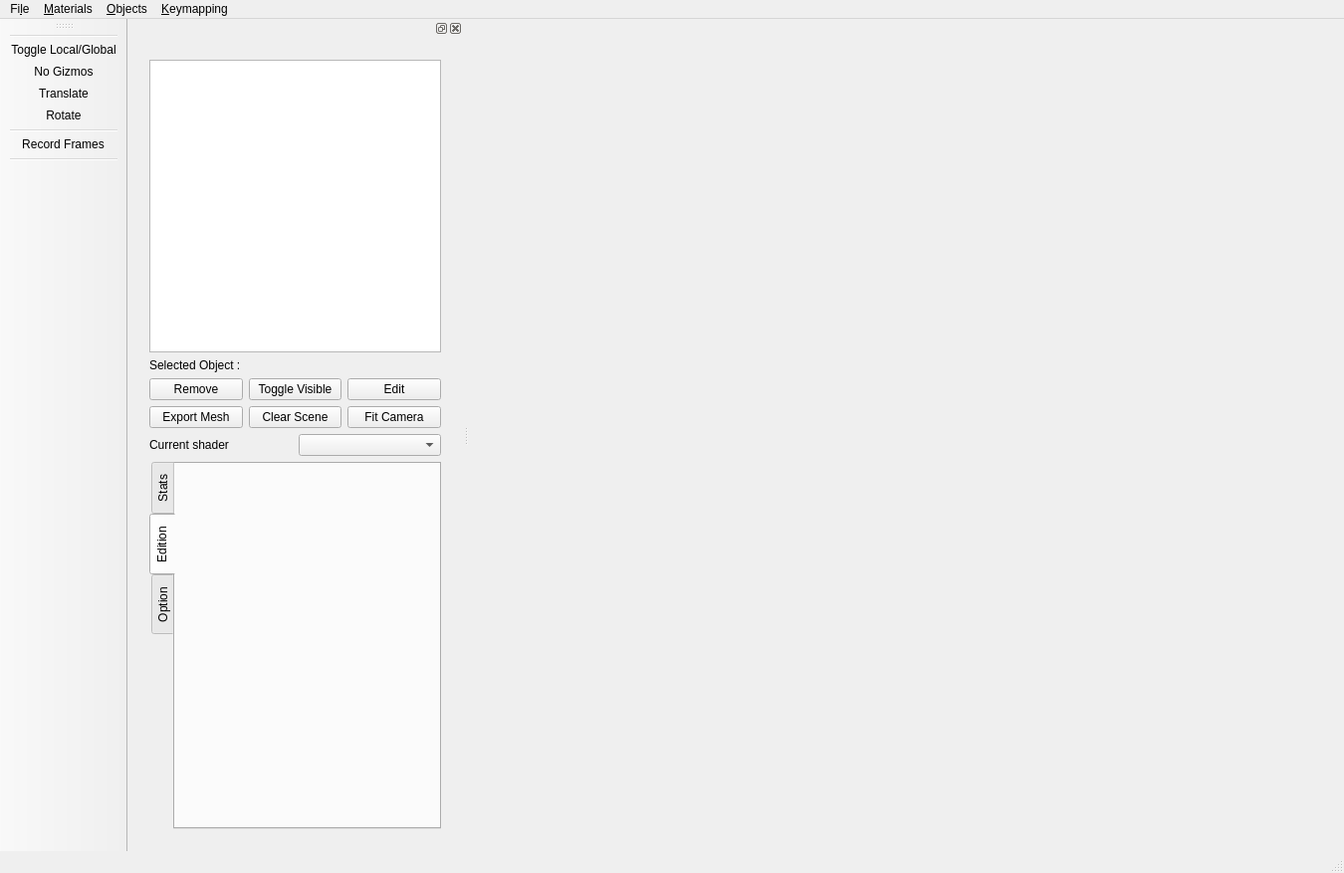
<?xml version="1.0" encoding="UTF-8"?>
<ui version="4.0">
 <class>MainWindow</class>
 <widget class="QMainWindow" name="MainWindow">
  <property name="geometry">
   <rect>
    <x>0</x>
    <y>0</y>
    <width>1350</width>
    <height>877</height>
   </rect>
  </property>
  <property name="sizePolicy">
   <sizepolicy hsizetype="Preferred" vsizetype="Preferred">
    <horstretch>0</horstretch>
    <verstretch>0</verstretch>
   </sizepolicy>
  </property>
  <property name="windowTitle">
   <string>MainWindow</string>
  </property>
  <widget class="QWidget" name="m_centralWidget"/>
  <widget class="QStatusBar" name="_statusBar"/>
  <widget class="QMenuBar" name="menuBar">
   <property name="geometry">
    <rect>
     <x>0</x>
     <y>0</y>
     <width>1350</width>
     <height>28</height>
    </rect>
   </property>
   <widget class="QMenu" name="menuFILE">
    <property name="title">
     <string>Fi&amp;le</string>
    </property>
    <addaction name="actionOpenMesh"/>
    <addaction name="separator"/>
    <addaction name="actionExit"/>
   </widget>
   <widget class="QMenu" name="menuMisc">
    <property name="title">
     <string>&amp;Materials</string>
    </property>
    <addaction name="actionReload_Shaders"/>
    <addaction name="actionOpen_Material_Editor"/>
   </widget>
   <widget class="QMenu" name="menuKeymapping">
    <property name="title">
     <string>&amp;Keymapping</string>
    </property>
    <addaction name="actionReload_configuration"/>
    <addaction name="separator"/>
    <addaction name="actionLoad_configuration_file"/>
    <addaction name="separator"/>
    <addaction name="actionEdit_keymap"/>
   </widget>
   <widget class="QMenu" name="menuLights">
    <property name="title">
     <string>&amp;Objects</string>
    </property>
    <addaction name="separator"/>
    <addaction name="actionLightCreator"/>
   </widget>
   <addaction name="menuFILE"/>
   <addaction name="menuMisc"/>
   <addaction name="menuLights"/>
   <addaction name="menuKeymapping"/>
  </widget>
  <widget class="QDockWidget" name="dockWidget">
   <attribute name="dockWidgetArea">
    <number>1</number>
   </attribute>
   <widget class="QWidget" name="dockWidgetContents">
    <layout class="QGridLayout" name="gridLayout">
     <item row="0" column="0">
      <widget class="QWidget" name="widget" native="true">
       <layout class="QVBoxLayout" name="verticalLayout_3">
        <item>
         <layout class="QGridLayout" name="gridLayout_5">
          <item row="0" column="0">
           <layout class="QVBoxLayout" name="verticalLayout_4">
            <item>
             <widget class="QTreeView" name="m_entitiesTreeView">
              <property name="minimumSize">
               <size>
                <width>0</width>
                <height>150</height>
               </size>
              </property>
              <property name="editTriggers">
               <set>QAbstractItemView::NoEditTriggers</set>
              </property>
              <property name="textElideMode">
               <enum>Qt::ElideRight</enum>
              </property>
             </widget>
            </item>
            <item>
             <layout class="QHBoxLayout" name="selectionLayout">
              <item>
               <widget class="QLabel" name="label_selected">
                <property name="text">
                 <string>Selected Object :</string>
                </property>
               </widget>
              </item>
              <item>
               <widget class="QLabel" name="m_selectedItemName">
                <property name="text">
                 <string/>
                </property>
               </widget>
              </item>
             </layout>
            </item>
            <item>
             <layout class="QGridLayout" name="gridLayout_4">
              <item row="0" column="2">
               <widget class="QPushButton" name="m_editRenderObjectButton">
                <property name="enabled">
                 <bool>true</bool>
                </property>
                <property name="text">
                 <string>Edit</string>
                </property>
               </widget>
              </item>
              <item row="0" column="1">
               <widget class="QPushButton" name="m_toggleRenderObjectButton">
                <property name="text">
                 <string>Toggle Visible</string>
                </property>
               </widget>
              </item>
              <item row="0" column="0">
               <widget class="QPushButton" name="m_removeEntityButton">
                <property name="text">
                 <string>Remove</string>
                </property>
               </widget>
              </item>
              <item row="1" column="0">
               <widget class="QPushButton" name="m_exportMeshButton">
                <property name="text">
                 <string>Export Mesh</string>
                </property>
               </widget>
              </item>
              <item row="1" column="1">
               <widget class="QPushButton" name="m_clearSceneButton">
                <property name="text">
                 <string>Clear Scene</string>
                </property>
               </widget>
              </item>
              <item row="1" column="2">
               <widget class="QPushButton" name="m_fitCameraButton">
                <property name="text">
                 <string>Fit Camera</string>
                </property>
               </widget>
              </item>
             </layout>
            </item>
           </layout>
          </item>
          <item row="1" column="0">
           <layout class="QHBoxLayout" name="shaderLayout">
            <item>
             <widget class="QLabel" name="label">
              <property name="text">
               <string>Current shader</string>
              </property>
             </widget>
            </item>
            <item>
             <widget class="QComboBox" name="m_currentShaderBox">
              <item>
               <property name="text">
                <string/>
               </property>
              </item>
              <item>
               <property name="text">
                <string>Plain</string>
               </property>
              </item>
              <item>
               <property name="text">
                <string>BlinnPhong</string>
               </property>
              </item>
              <item>
               <property name="text">
                <string>LinesGeom</string>
               </property>
              </item>
              <item>
               <property name="text">
                <string>Lines</string>
               </property>
              </item>
             </widget>
            </item>
           </layout>
          </item>
          <item row="2" column="0">
           <widget class="QTabWidget" name="toolBox">
            <property name="minimumSize">
             <size>
              <width>250</width>
              <height>0</height>
             </size>
            </property>
            <property name="maximumSize">
             <size>
              <width>16777215</width>
              <height>500</height>
             </size>
            </property>
            <property name="tabPosition">
             <enum>QTabWidget::West</enum>
            </property>
            <property name="currentIndex">
             <number>1</number>
            </property>
            <widget class="QWidget" name="tab_stats">
             <attribute name="title">
              <string>Stats</string>
             </attribute>
             <layout class="QVBoxLayout" name="verticalLayout_10">
              <item>
               <layout class="QFormLayout" name="formLayout_6">
                <item row="0" column="0">
                 <widget class="QLabel" name="label_23">
                  <property name="text">
                   <string>Frames averaging over count</string>
                  </property>
                 </widget>
                </item>
                <item row="0" column="1">
                 <widget class="QSpinBox" name="m_avgFramesCount">
                  <property name="minimum">
                   <number>1</number>
                  </property>
                  <property name="maximum">
                   <number>1000</number>
                  </property>
                  <property name="singleStep">
                   <number>10</number>
                  </property>
                  <property name="value">
                   <number>100</number>
                  </property>
                 </widget>
                </item>
               </layout>
              </item>
              <item>
               <widget class="QLabel" name="m_frameA2BLabel">
                <property name="text">
                 <string>Frames #a to #b stats :</string>
                </property>
               </widget>
              </item>
              <item>
               <widget class="QLabel" name="m_labelCount">
                <property name="text">
                 <string>Rendering #f faces and #v vertices</string>
                </property>
               </widget>
              </item>
              <item>
               <layout class="QGridLayout" name="gridLayout_6">
                <item row="2" column="0">
                 <widget class="QLabel" name="label_26">
                  <property name="text">
                   <string>Render</string>
                  </property>
                 </widget>
                </item>
                <item row="0" column="0">
                 <widget class="QLabel" name="label_25">
                  <property name="text">
                   <string/>
                  </property>
                 </widget>
                </item>
                <item row="3" column="0">
                 <widget class="QLabel" name="label_27">
                  <property name="text">
                   <string>Tasks</string>
                  </property>
                 </widget>
                </item>
                <item row="0" column="1">
                 <widget class="QLabel" name="label_29">
                  <property name="text">
                   <string>Average time (µs)</string>
                  </property>
                 </widget>
                </item>
                <item row="4" column="0">
                 <widget class="QLabel" name="label_28">
                  <property name="text">
                   <string>Frame</string>
                  </property>
                 </widget>
                </item>
                <item row="0" column="2">
                 <widget class="QLabel" name="label_30">
                  <property name="text">
                   <string>Updates / second</string>
                  </property>
                 </widget>
                </item>
                <item row="2" column="2">
                 <widget class="QLabel" name="m_renderUpdates">
                  <property name="text">
                   <string>render</string>
                  </property>
                  <property name="alignment">
                   <set>Qt::AlignRight|Qt::AlignTrailing|Qt::AlignVCenter</set>
                  </property>
                 </widget>
                </item>
                <item row="3" column="2">
                 <widget class="QLabel" name="m_tasksUpdates">
                  <property name="text">
                   <string>tasks</string>
                  </property>
                  <property name="alignment">
                   <set>Qt::AlignRight|Qt::AlignTrailing|Qt::AlignVCenter</set>
                  </property>
                 </widget>
                </item>
                <item row="4" column="2">
                 <widget class="QLabel" name="m_frameUpdates">
                  <property name="text">
                   <string>frame</string>
                  </property>
                  <property name="alignment">
                   <set>Qt::AlignRight|Qt::AlignTrailing|Qt::AlignVCenter</set>
                  </property>
                 </widget>
                </item>
                <item row="2" column="1">
                 <widget class="QLabel" name="m_renderTime">
                  <property name="text">
                   <string>render</string>
                  </property>
                  <property name="alignment">
                   <set>Qt::AlignRight|Qt::AlignTrailing|Qt::AlignVCenter</set>
                  </property>
                 </widget>
                </item>
                <item row="3" column="1">
                 <widget class="QLabel" name="m_tasksTime">
                  <property name="text">
                   <string>tasks</string>
                  </property>
                  <property name="alignment">
                   <set>Qt::AlignRight|Qt::AlignTrailing|Qt::AlignVCenter</set>
                  </property>
                 </widget>
                </item>
                <item row="4" column="1">
                 <widget class="QLabel" name="m_frameTime">
                  <property name="text">
                   <string>frame</string>
                  </property>
                  <property name="alignment">
                   <set>Qt::AlignRight|Qt::AlignTrailing|Qt::AlignVCenter</set>
                  </property>
                 </widget>
                </item>
                <item row="1" column="0">
                 <widget class="QLabel" name="label_4">
                  <property name="text">
                   <string>Events</string>
                  </property>
                 </widget>
                </item>
                <item row="1" column="1">
                 <widget class="QLabel" name="m_eventsTime">
                  <property name="text">
                   <string>events</string>
                  </property>
                  <property name="alignment">
                   <set>Qt::AlignRight|Qt::AlignTrailing|Qt::AlignVCenter</set>
                  </property>
                  <property name="events" stdset="0">
                   <string>render</string>
                  </property>
                 </widget>
                </item>
                <item row="1" column="2">
                 <widget class="QLabel" name="m_eventsUpdates">
                  <property name="text">
                   <string>events</string>
                  </property>
                  <property name="alignment">
                   <set>Qt::AlignRight|Qt::AlignTrailing|Qt::AlignVCenter</set>
                  </property>
                 </widget>
                </item>
               </layout>
              </item>
              <item>
               <layout class="QFormLayout" name="formLayout_7">
                <item row="1" column="0">
                 <widget class="QLabel" name="label_24">
                  <property name="text">
                   <string>Average framerate :</string>
                  </property>
                 </widget>
                </item>
                <item row="1" column="1">
                 <widget class="QLabel" name="m_avgFramerate">
                  <property name="text">
                   <string>fps</string>
                  </property>
                 </widget>
                </item>
               </layout>
              </item>
              <item>
               <layout class="QHBoxLayout" name="horizontalLayout">
                <property name="bottomMargin">
                 <number>0</number>
                </property>
                <item>
                 <widget class="QCheckBox" name="m_printGraph">
                  <property name="text">
                   <string>Print Graph</string>
                  </property>
                 </widget>
                </item>
                <item>
                 <widget class="QCheckBox" name="m_printTimings">
                  <property name="text">
                   <string>Print Timings</string>
                  </property>
                 </widget>
                </item>
               </layout>
              </item>
              <item>
               <spacer name="verticalSpacer">
                <property name="orientation">
                 <enum>Qt::Vertical</enum>
                </property>
                <property name="sizeHint" stdset="0">
                 <size>
                  <width>20</width>
                  <height>40</height>
                 </size>
                </property>
               </spacer>
              </item>
             </layout>
            </widget>
            <widget class="QWidget" name="tab">
             <attribute name="title">
              <string>Edition</string>
             </attribute>
             <layout class="QGridLayout" name="gridLayout_7">
              <item row="0" column="0">
               <layout class="QGridLayout" name="layoutForEdition"/>
              </item>
             </layout>
            </widget>
            <widget class="QWidget" name="tab">
             <attribute name="title">
              <string>Option</string>
             </attribute>
             <layout class="QHBoxLayout" name="horizontalLayout_2">
              <item>
               <layout class="QFormLayout" name="formLayout">
                <item row="0" column="0">
                 <widget class="QLabel" name="label_8">
                  <property name="text">
                   <string>Current Renderer</string>
                  </property>
                 </widget>
                </item>
                <item row="0" column="1">
                 <widget class="QComboBox" name="m_currentRendererCombo"/>
                </item>
                <item row="1" column="0">
                 <widget class="QLabel" name="label_2">
                  <property name="text">
                   <string>Displayed Texture</string>
                  </property>
                 </widget>
                </item>
                <item row="1" column="1">
                 <widget class="QComboBox" name="m_displayedTextureCombo"/>
                </item>
                <item row="2" column="0">
                 <widget class="QLabel" name="label_5">
                  <property name="text">
                   <string>Enable Post-Process</string>
                  </property>
                 </widget>
                </item>
                <item row="2" column="1">
                 <widget class="QCheckBox" name="m_enablePostProcess">
                  <property name="enabled">
                   <bool>true</bool>
                  </property>
                  <property name="text">
                   <string/>
                  </property>
                  <property name="checked">
                   <bool>true</bool>
                  </property>
                  <property name="tristate">
                   <bool>false</bool>
                  </property>
                 </widget>
                </item>
                <item row="3" column="0">
                 <widget class="QLabel" name="label_6">
                  <property name="text">
                   <string>Enable Debug Drawing</string>
                  </property>
                 </widget>
                </item>
                <item row="3" column="1">
                 <widget class="QCheckBox" name="m_enableDebugDraw">
                  <property name="enabled">
                   <bool>true</bool>
                  </property>
                  <property name="text">
                   <string/>
                  </property>
                  <property name="checked">
                   <bool>true</bool>
                  </property>
                  <property name="tristate">
                   <bool>false</bool>
                  </property>
                 </widget>
                </item>
                <item row="4" column="0">
                 <widget class="QLabel" name="label_7">
                  <property name="text">
                   <string>Variable Frame Rate</string>
                  </property>
                 </widget>
                </item>
                <item row="4" column="1">
                 <widget class="QCheckBox" name="m_realFrameRate">
                  <property name="enabled">
                   <bool>true</bool>
                  </property>
                  <property name="text">
                   <string/>
                  </property>
                  <property name="checked">
                   <bool>true</bool>
                  </property>
                  <property name="tristate">
                   <bool>false</bool>
                  </property>
                 </widget>
                </item>
               </layout>
              </item>
             </layout>
            </widget>
           </widget>
          </item>
         </layout>
        </item>
       </layout>
      </widget>
     </item>
    </layout>
   </widget>
  </widget>
  <widget class="QToolBar" name="toolBar">
   <property name="windowTitle">
    <string>toolBar</string>
   </property>
   <attribute name="toolBarArea">
    <enum>LeftToolBarArea</enum>
   </attribute>
   <attribute name="toolBarBreak">
    <bool>false</bool>
   </attribute>
   <addaction name="separator"/>
   <addaction name="actionToggle_Local_Global"/>
   <addaction name="actionGizmoOff"/>
   <addaction name="actionGizmoTranslate"/>
   <addaction name="actionGizmoRotate"/>
   <addaction name="separator"/>
   <addaction name="actionRecord_Frames"/>
   <addaction name="separator"/>
  </widget>
  <action name="actionOpenMesh">
   <property name="text">
    <string>&amp;Open...</string>
   </property>
   <property name="toolTip">
    <string>Open...</string>
   </property>
   <property name="shortcut">
    <string>Ctrl+O</string>
   </property>
  </action>
  <action name="actionExit">
   <property name="text">
    <string>&amp;Exit</string>
   </property>
   <property name="shortcut">
    <string>Ctrl+Q</string>
   </property>
  </action>
  <action name="actionReload_Shaders">
   <property name="text">
    <string>&amp;Reload Shaders</string>
   </property>
   <property name="shortcut">
    <string>Ctrl+R</string>
   </property>
  </action>
  <action name="actionGizmoTranslate">
   <property name="checkable">
    <bool>false</bool>
   </property>
   <property name="icon">
    <iconset>
     <normalon>:/Assets/Images/translate.png</normalon>
    </iconset>
   </property>
   <property name="text">
    <string>Translate</string>
   </property>
   <property name="toolTip">
    <string>Translate selected object</string>
   </property>
  </action>
  <action name="actionGizmoRotate">
   <property name="checkable">
    <bool>false</bool>
   </property>
   <property name="icon">
    <iconset>
     <normalon>:/Assets/Images/rotate.png</normalon>
    </iconset>
   </property>
   <property name="text">
    <string>Rotate</string>
   </property>
   <property name="toolTip">
    <string>Rotate selected object</string>
   </property>
  </action>
  <action name="actionToggle_Local_Global">
   <property name="checkable">
    <bool>true</bool>
   </property>
   <property name="icon">
    <iconset>
     <normalon>:/Assets/Images/gizmo.png</normalon>
    </iconset>
   </property>
   <property name="text">
    <string>Toggle Local/Global</string>
   </property>
   <property name="toolTip">
    <string>Changes the transform edition mode</string>
   </property>
  </action>
  <action name="actionGizmoOff">
   <property name="checkable">
    <bool>false</bool>
   </property>
   <property name="checked">
    <bool>false</bool>
   </property>
   <property name="icon">
    <iconset>
     <normalon>:/Assets/Images/select.png</normalon>
    </iconset>
   </property>
   <property name="text">
    <string>No Gizmos</string>
   </property>
   <property name="toolTip">
    <string>Disable transform gizmo.</string>
   </property>
  </action>
  <action name="actionOpen_Material_Editor">
   <property name="text">
    <string>&amp;Open Material Editor</string>
   </property>
   <property name="shortcut">
    <string>Alt+M</string>
   </property>
  </action>
  <action name="actionRecord_Frames">
   <property name="checkable">
    <bool>true</bool>
   </property>
   <property name="icon">
    <iconset resource="../../../../icons.qrc">
     <normaloff>:/Assets/Images/rec.png</normaloff>
     <normalon>:/Assets/Images/rec_on.png</normalon>:/Assets/Images/rec.png</iconset>
   </property>
   <property name="text">
    <string>Record Frames</string>
   </property>
  </action>
  <action name="actionReload_configuration">
   <property name="text">
    <string>&amp;Reload configuration</string>
   </property>
   <property name="shortcut">
    <string>Ctrl+Shift+R</string>
   </property>
  </action>
  <action name="actionLoad_configuration_file">
   <property name="text">
    <string>&amp;Load configuration file...</string>
   </property>
   <property name="shortcut">
    <string>Ctrl+Shift+O</string>
   </property>
  </action>
  <action name="actionLight">
   <property name="text">
    <string>Light</string>
   </property>
  </action>
  <action name="actionNew_one">
   <property name="text">
    <string>&amp;New one ..</string>
   </property>
  </action>
  <action name="actionLightCreator">
   <property name="text">
    <string>New &amp;light</string>
   </property>
  </action>
  <action name="actionNew_one_2">
   <property name="text">
    <string>&amp;New entity</string>
   </property>
  </action>
  <action name="actionEdit_keymap">
   <property name="text">
    <string>Edit_keymap</string>
   </property>
  </action>
 </widget>
 <layoutdefault spacing="6" margin="11"/>
 <resources>
  <include location="../../../../icons.qrc"/>
 </resources>
 <connections>
  <connection>
   <sender>actionExit</sender>
   <signal>triggered()</signal>
   <receiver>MainWindow</receiver>
   <slot>close()</slot>
   <hints>
    <hint type="sourcelabel">
     <x>-1</x>
     <y>-1</y>
    </hint>
    <hint type="destinationlabel">
     <x>518</x>
     <y>373</y>
    </hint>
   </hints>
  </connection>
 </connections>
</ui>
